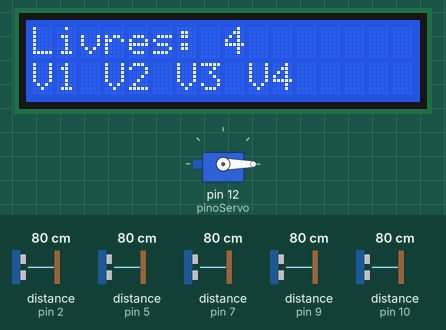
This sketch was run on a simulated Arduino Uno, built with avr-gcc and run on an emulated ATmega328P. Parts: 16×2 character LCD, servo. Wiring (inferred from the names in the program): 5 × ultrasonic range finder: trigger pin 3, echo pin 2 / trigger pin 4, echo pin 5 / trigger pin 6, echo pin 7 / trigger pin 8, echo pin 9 / trigger pin 11, echo pin 10. The inputs (shaded band) are chosen by the test bench; at power-on: distance to the obstacle (sensors on pin 5, pin 7, pin 9, pin 10, pin 2) 80 cm. The echo pulse lasts 58.3 µs per cm; what the sketch prints to the serial monitor is not drawn.

Above: at 3.2 s.
3.3 s: distance to the obstacle (sensor on pin 5) set to 8 cm
5.3 s: distance to the obstacle (sensor on pin 5) set to 5 cm
At 7.8 s:
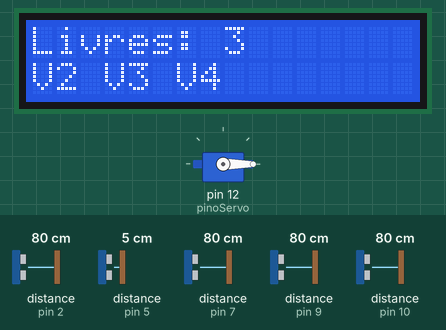
8.4 s: distance to the obstacle (sensor on pin 7) set to 9 cm
11.1 s: distance to the obstacle (sensor on pin 7) set to 7 cm
At 13.2 s:
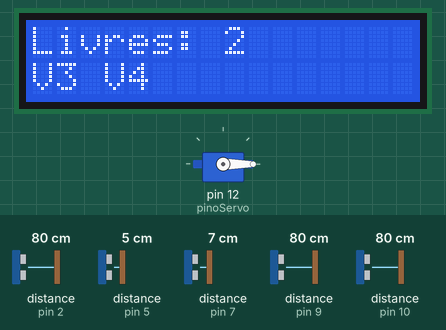
15.8 s: distance to the obstacle (sensor on pin 9) set to 2 cm
At 17.9 s:
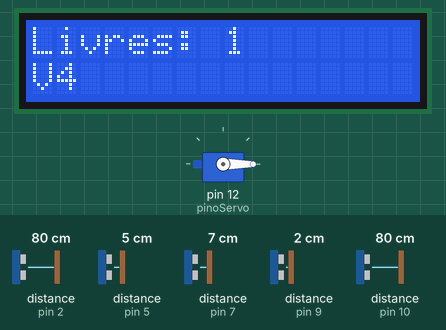
18.8 s: distance to the obstacle (sensor on pin 10) set to 2 cm
At 20.7 s:
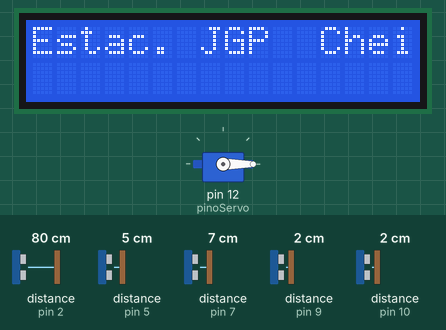
Timing chart, 0 to 22.2 s (numbered marks = the images above; inputs shaded):
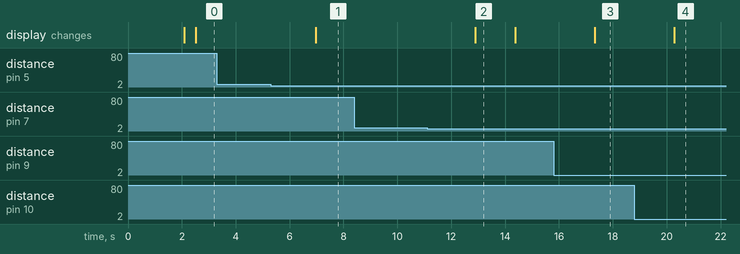

The sketch:

CodProjEstac1.ino.ino
```cpp
#include <LiquidCrystal.h>
#include <Servo.h>

// LCD: RS, E, D4, D5, D6, D7 nos pinos analógicos A0 a A5
LiquidCrystal lcd(A0, A1, A2, A3, A4, A5);

// Servo da cancela
Servo cancela;

// Sensores de vaga (V1 a V4)
const int trigVagas[4] = {4, 6, 8, 11};       // TRIG (verde)
const int echoVagas[4] = {5, 7, 9, 10};       // ECHO (rosa)

// Sensor da entrada (protoboard do meio)
const int trigEntrada = 3;
const int echoEntrada = 2;

// Pino do servo motor
const int pinoServo = 12;

// Distâncias de detecção em cm
const int limiteVaga = 7;
const int limiteEntrada = 7;

bool vagas[4];  // true = livre, false = ocupada

void setup() {
  lcd.begin(16, 2);
  lcd.print("Iniciando...");
  delay(2000);
  lcd.clear();

  // Inicializa a comunicação serial para debug
  Serial.begin(9600);
  Serial.println("Iniciando o sistema...");

  // Inicializa pinos dos sensores de vaga
  for (int i = 0; i < 4; i++) {
    pinMode(trigVagas[i], OUTPUT);
    pinMode(echoVagas[i], INPUT);
  }

  // Inicializa sensor de entrada
  pinMode(trigEntrada, OUTPUT);
  pinMode(echoEntrada, INPUT);

  // Inicializa servo
  cancela.attach(pinoServo);
  cancela.write(0); // Garante que a cancela começa fechada
}

void loop() {
  int vagasLivres = contarVagas();
  mostrarVagas(vagasLivres);
  verificarEntrada(vagasLivres);

  delay(1000); // Pequeno atraso para estabilidade
}

int contarVagas() {
  int vagasLivres = 0;
  Serial.println("\n--- Verificando Vagas ---");
  for (int i = 0; i < 4; i++) {
    long dist = medirDistanciaManual(trigVagas[i], echoVagas[i]);

    Serial.print("Vaga ");
    Serial.print(i + 1);
    Serial.print(": Distancia = ");
    if (dist == -1) {
      Serial.print("Erro de leitura");
    } else {
      Serial.print(dist);
      Serial.print(" cm");
    }

    if (dist != -1 && dist < limiteVaga) {
      vagas[i] = false;  // Vaga ocupada
      Serial.println(" (OCUPADA)");
    } else {
      vagas[i] = true;   // Vaga livre
      vagasLivres++;
      Serial.println(" (LIVRE)");
    }
    delay(100); // Evita interferência entre sensores
  }
  Serial.print("Total de vagas livres: ");
  Serial.println(vagasLivres);
  return vagasLivres;
}

void mostrarVagas(int vagasLivres) {
  lcd.clear();
  if (vagasLivres == 0) {
    lcd.setCursor(0, 0);
    lcd.print("Estac. JGP  Cheio");
  } else {
    lcd.setCursor(0, 0);
    lcd.print("Livres: ");
    lcd.print(vagasLivres);

    lcd.setCursor(0, 1);
    for (int i = 0; i < 4; i++) {
      if (vagas[i]) {
        lcd.print("V");
        lcd.print(i + 1);
        lcd.print(" ");
      }
    }
  }
}

void verificarEntrada(int vagasLivres) {
  Serial.println("\n--- Verificando Entrada ---");
  long entrada = medirDistanciaManual(trigEntrada, echoEntrada);

  Serial.print("Entrada: Distancia = ");
  if (entrada == -1) {
    Serial.println("Erro de leitura");
  } else {
    Serial.print(entrada);
    Serial.println(" cm");
  }

  if (entrada != -1 && entrada < limiteEntrada && vagasLivres > 0) {
    Serial.println("Carro detectado na entrada e ha vagas livres. Abrindo cancela.");
    cancela.write(90);  // Abre a cancela

    // Mantém a cancela aberta enquanto detectar o carro
    int leiturasInvalidas = 0;

while (true) {
  long novaLeitura = medirDistanciaManual(trigEntrada, echoEntrada);

  if (novaLeitura == -1 || novaLeitura > limiteEntrada) {
    leiturasInvalidas++;
  } else {
    leiturasInvalidas = 0; // Reset se uma leitura válida for recebida
  }

  if (leiturasInvalidas >= 5) {
    delay(2000); // Espera um pouco antes de fechar
    break;       // Fecha a cancela
  }

  delay(100);
}


    Serial.println("Fechando cancela.");
    cancela.write(0);   // Fecha a cancela
  } else if (entrada != -1 && entrada < limiteEntrada && vagasLivres == 0) {
    Serial.println("Carro detectado na entrada, mas estacionamento CHEIO.");
  } else {
    Serial.println("Nenhum carro na entrada ou cancela fechada.");
  }
}

long medirDistanciaManual(int trig, int echo) {
  digitalWrite(trig, LOW);
  delayMicroseconds(2);
  digitalWrite(trig, HIGH);
  delayMicroseconds(10);
  digitalWrite(trig, LOW);

  //marca o tempo de inicio qu o pulso saiu
  unsigned long tempoInicio = micros();

  // Espera o ECHO ir para HIGH
  while (digitalRead(echo) == LOW) {
    if (micros() - tempoInicio > 30000) return -1; // Timeout
  }

    //marca o tempo que pulso(ECHO) chegou
  unsigned long startTime = micros();

  // Espera o ECHO voltar para LOW
  while (digitalRead(echo) == HIGH) {
    if (micros() - startTime > 30000) return -1; // Timeout
  }

  //calcula o tempo que levou ida e volta pra sonar encostar e cehgar no sensor
  long duracao = micros() - startTime;

  //fórmula tempo em distância
  return duracao * 0.034 / 2;
}
```

Measured:
- the behaviour switches between 7 and 6 cm on distance to the obstacle (sensor on pin 5) (found by bisection; images 0 and 1)
- the behaviour switches between 8 and 7 cm on distance to the obstacle (sensor on pin 7) (found by bisection; images 1 and 2)
- after the input at 3.3 s, every drawn part: stays the same
- after the input at 5.3 s, the display: changes after 1.7 s (image 1)
- after the input at 8.4 s, every drawn part: stays the same
- after the input at 11.1 s, the display: changes after 1.8 s (image 2)
- after the input at 15.8 s, the display: changes after 1.5 s (image 3)
- after the input at 18.8 s, the display: changes after 1.5 s (image 4)
- what the display in image 2 shows lasts 1.5 s, from 12.9 s to 14.4 s
